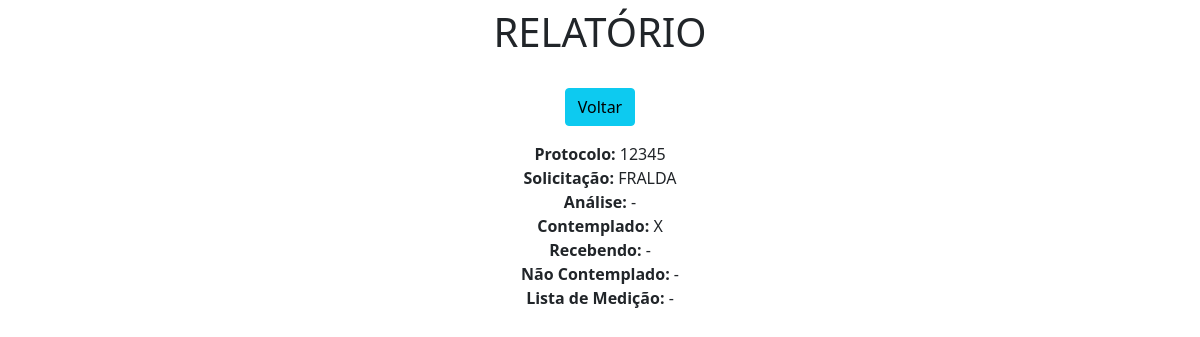
Screenshot of /view/3/ with the database file from the repository.
### app/models.py (models this page shows)
class Registro(models.Model):
    protocolo = models.CharField(max_length=100)
    solicitacao = models.CharField(max_length=100)
    a = models.CharField(max_length=100)
    c = models.CharField(max_length=100)
    r = models.CharField(max_length=100)
    nc = models.CharField(max_length=100)
    lm = models.CharField(max_length=100)

### app/views.py (the view)
# urls.py: path('view/<int:pk>/', view, name='view'),
def view(request, pk):
    data = {}
    data['db'] = Registro.objects.get(pk=pk)
    return render(request, 'view.html', data)

### app/templates/view.html (shortened to what this page needs)
<!DOCTYPE html>
<html lang="en">
<head>
    <link href="https://cdn.jsdelivr.net/npm/bootstrap@5.0.2/dist/css/bootstrap.min.css" rel="stylesheet">
</head>
<body>
    <div class="col-8 m-auto pt-2 pb-2 text-center">
        <h1>RELATÓRIO</h1>
    </div>
    <div class="col-8 m-auto pt-3 pb-2 text-center">
        <a href="/home_2" class="btn btn-info">Voltar</a>
    </div>
    <div class="col-8 m-auto pt-2 pb-2 text-center">
        <strong>Protocolo: </strong>{{db.protocolo}}<br>
        <strong>Solicitação: </strong>{{db.solicitacao}}<br>
        <strong>Análise: </strong>{{db.a}}<br>
        <strong>Contemplado: </strong>{{db.c}}<br>
        <strong>Recebendo: </strong>{{db.r}}<br>
        <strong>Não Contemplado: </strong>{{db.nc}}<br>
        <strong>Lista de Medição: </strong>{{db.lm}}<br>
    </div>
</body>
</html>

### rows the page displays
Registro: protocolo "12345", solicitacao "FRALDA", a "-", c "X", r "-", nc "-", lm "-"
